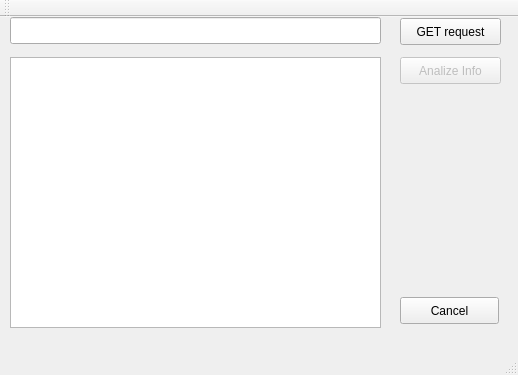
<?xml version="1.0" encoding="UTF-8"?>
<ui version="4.0">
 <class>MainWindow</class>
 <widget class="QMainWindow" name="MainWindow">
  <property name="geometry">
   <rect>
    <x>0</x>
    <y>0</y>
    <width>518</width>
    <height>375</height>
   </rect>
  </property>
  <property name="windowTitle">
   <string>MainWindow</string>
  </property>
  <widget class="QWidget" name="centralWidget">
   <widget class="QPushButton" name="getButt">
    <property name="geometry">
     <rect>
      <x>400</x>
      <y>1</y>
      <width>101</width>
      <height>27</height>
     </rect>
    </property>
    <property name="text">
     <string>GET request</string>
    </property>
   </widget>
   <widget class="QPushButton" name="pushButtAnalize">
    <property name="enabled">
     <bool>false</bool>
    </property>
    <property name="geometry">
     <rect>
      <x>400</x>
      <y>40</y>
      <width>101</width>
      <height>27</height>
     </rect>
    </property>
    <property name="text">
     <string>Analize Info</string>
    </property>
   </widget>
   <widget class="QPlainTextEdit" name="plainTextEdit">
    <property name="geometry">
     <rect>
      <x>10</x>
      <y>40</y>
      <width>371</width>
      <height>271</height>
     </rect>
    </property>
   </widget>
   <widget class="QLineEdit" name="lineEdit">
    <property name="geometry">
     <rect>
      <x>10</x>
      <y>0</y>
      <width>371</width>
      <height>27</height>
     </rect>
    </property>
   </widget>
   <widget class="QPushButton" name="cancelButton">
    <property name="enabled">
     <bool>true</bool>
    </property>
    <property name="geometry">
     <rect>
      <x>400</x>
      <y>280</y>
      <width>99</width>
      <height>27</height>
     </rect>
    </property>
    <property name="text">
     <string>Cancel</string>
    </property>
   </widget>
  </widget>
  <widget class="QMenuBar" name="menuBar">
   <property name="geometry">
    <rect>
     <x>0</x>
     <y>0</y>
     <width>518</width>
     <height>25</height>
    </rect>
   </property>
  </widget>
  <widget class="QToolBar" name="mainToolBar">
   <attribute name="toolBarArea">
    <enum>TopToolBarArea</enum>
   </attribute>
   <attribute name="toolBarBreak">
    <bool>false</bool>
   </attribute>
  </widget>
  <widget class="QStatusBar" name="statusBar"/>
 </widget>
 <layoutdefault spacing="6" margin="11"/>
 <resources/>
 <connections/>
</ui>
